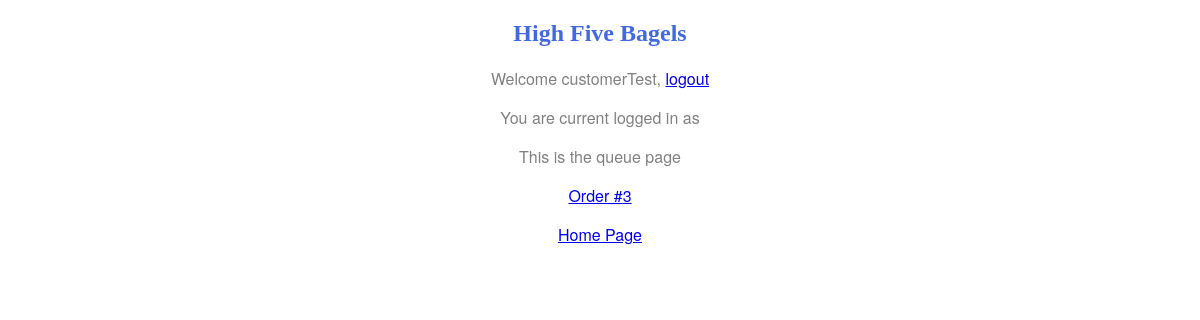
The page /home/queue/ (signed in) on the database as committed earlier.
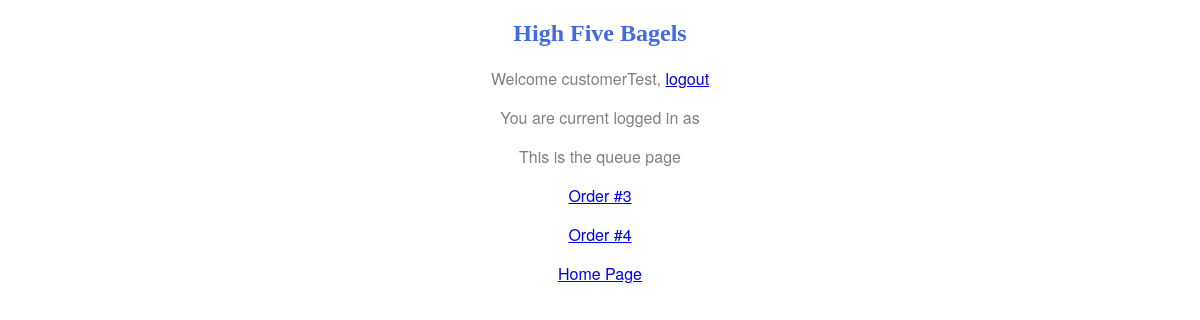
The same page on the database as committed later.
### home/models.py (models this page shows)
class Order(models.Model):
    items = models.CharField(max_length=200, default='none')
    isMade = models.BooleanField(default=False)
    isFilled = models.BooleanField(default=False)
    bagels = []

### home/views.py (the view)
# urls.py: path('queue/', views.queue, name='queue'),
def queue(request):
    order_list = Order.objects.all()
    context = {
        'user': request.user,
        'order_list': order_list,
    }
    return render(request, 'home/queue.html', context)

### home/templates/home/queue.html (shortened to what this page needs)
{% load static %}
<!DOCTYPE html>
<html lang="en">
	<head>
		<link href="{% static 'home/style.css' %}" rel="stylesheet">
	</head>
	<body>
		<h2>High Five Bagels</h2>
		{% if user.is_authenticated %}
		<p>Welcome {{ user.username }}, <a href='/accounts/logout/?next=/'>logout</a></p>
		<p>You are current logged in as {{ group }}</p>
		<p>This is the queue page</p>
		{% for order in order_list %}
		<p><a href='/fill_order/{{ order.id }}/'>Order #{{ order.id }}</a></p>
		{% endfor %}
		<p><a href="/">Home Page</a></p>
		{% else %}
		<p>You are not currently logged in, <a href="/accounts/login/">login here.</a>
		{% endif %}
	</body>
</html>

Rows that differ between the two databases and show on the page:
added Order: id "4"
